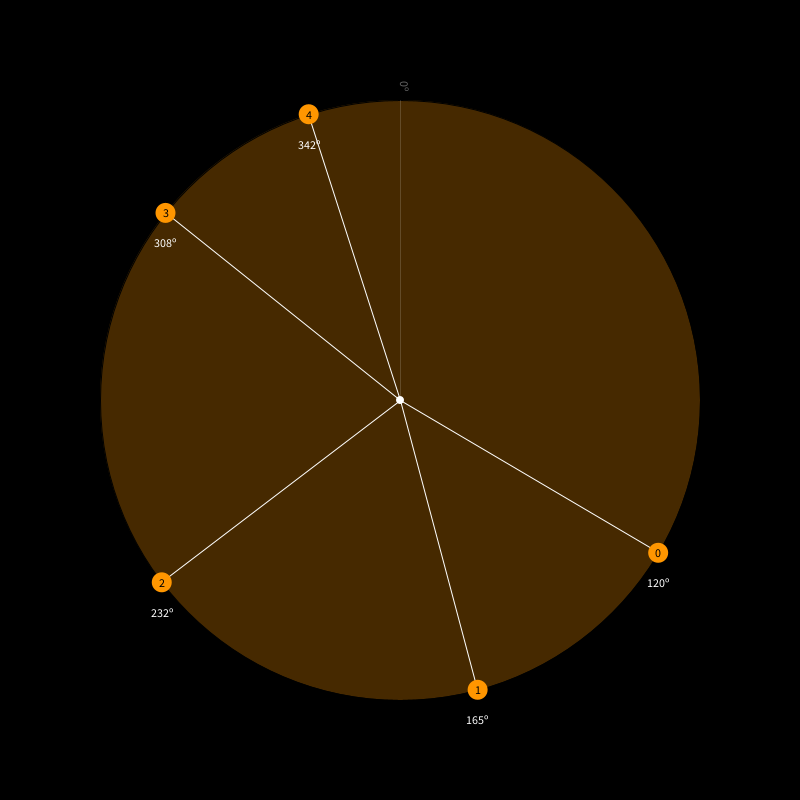
Frame 1 (no input)
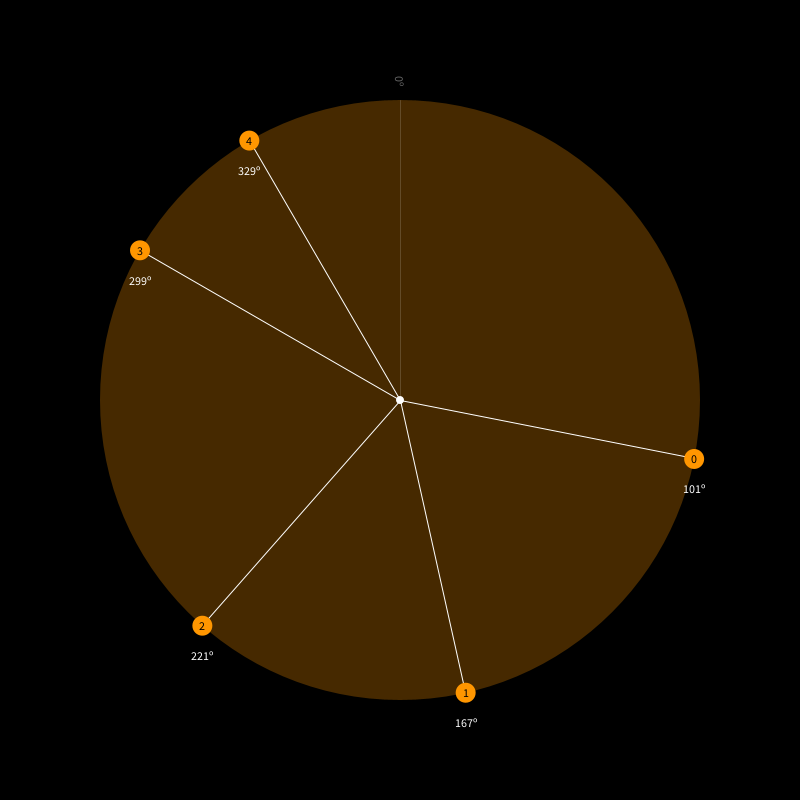
Frame 60 (the mouse pressed at the canvas centre just before this capture)
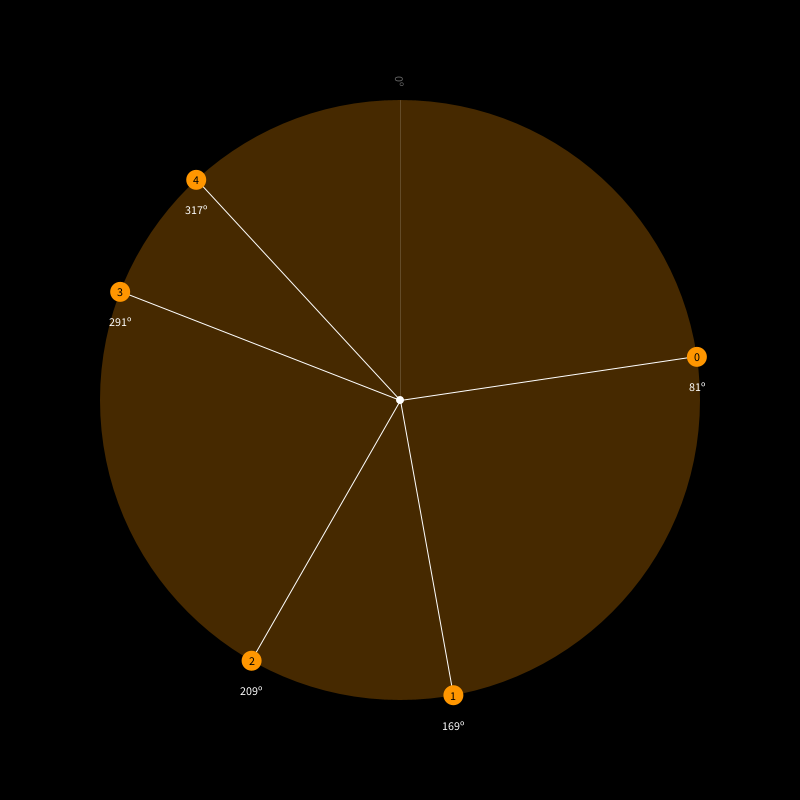
Frame 120 (the mouse held since frame 60 and released just before this capture)

The Processing sketch that drew these frames (run headless with seeded random() and noise(); from frame 60 on, the mouse is pressed at the canvas centre):

// Processing sketch: SortObjectsClockwiseAroundCenter
// ── SortObjectsClockwiseAroundCenter.pde

import java.util.*;  // import Collections, Comparator, etc for sorting ArrayList

/*
SORT OBJECTS CLOCKWISE AROUND CENTER
Jeff Thompson | 2013 | www.jeffreythompson.org

Sorts an ArrayList of objects by their angle from a point in clockwise order.
*/

int radius = 300;                // radius of the circle
int numBalls = 5;                // how many balls to draw
float angleOffset = HALF_PI;     // offset for 0º in radians, 0 puts 0º at right side, HALF_PI allows 12 o'clock to be 0º

int ctrX, ctrY;                                   // center of screen (angle is measured from this point
ArrayList<Ball> balls = new ArrayList<Ball>();    // store objects in ArrayList (allows us to remove items as needed more easily)

void setup() {

  // basic setup
  size(800, 800);
  ctrX = width/2;
  ctrY = height/2;

  // create balls
  for (int i=0; i<numBalls; i++) {
    balls.add(new Ball());
  }
}

void draw() {
  
  // draw some basic graphics for the display
  background(0);
  fill(255,150,0, 70);
  ellipse(width/2,height/2, radius*2, radius*2);      // large circle
  
  stroke(255, 40);
  pushMatrix();                                       // popMatrix() to rotate 0º line based on angleOffset
  translate(width/2,height/2);
  rotate(angleOffset);
  line(0,0, -radius,0);                                // 0º line
  noStroke();
  fill(100);
  text("0º", -radius-20, 0);                           // 0º label
  popMatrix();
  
  fill(255);
  ellipse(width/2,height/2, 8,8);                      // center circle
  
  // update sorted order, update angle/position and display balls
  updateOrder();
  for (int i=balls.size()-1; i>=0; i--) {    // iterate by i so we can pass the order of balls to the display
    Ball b = balls.get(i);                   // retrieve from the ArrayList
    b.update();                              // update position and angle
    b.display(i);                            // pass order to display 
  }
}

// a function to do the actual sorting - placed here for 
// cleaninless and reusability; to sort by floats, you still must
// convert them to an integer (which doesn't work well for radians
// since they are from 0 to approx 6, which makes for lots of rounding
// errors - we convert to degrees instead...)
void updateOrder() {
  Collections.sort(balls, new Comparator<Ball>() {
    @Override public int compare(Ball ball1, Ball ball2) {
      return int(ball1.getAngleInDegrees() - ball2.getAngleInDegrees());
      
      // swap ball1 and ball2 to sort counter-clockwise!
      // return int(ball2.getAngleInDegrees() - ball1.getAngleInDegrees());
    }
  }
  );
}

class Ball {
  float x, y;
  float angle;
  float speed;

  Ball () {
    angle = random(0, TWO_PI);
    speed = random(-0.007, 0.007);
  }

  void display(int order) {
    stroke(255);
    line(width/2,height/2, x,y);
    
    fill(255, 150, 0);
    noStroke();
    ellipse(x, y, 20, 20);
    
    textAlign(CENTER, CENTER);
    fill(0);
    text(order, x, y);
    fill(255);
    text(getAngleInDegrees() + "º", x, y+30);
  }

  void update() {
    angle += speed;                     // increment angle by speed
    if (angle > TWO_PI) {               // if we've passed all the way around, reset angle to 0
      angle = 0;
    }
    else if (angle < 0) {               // reset other direction
      angle = TWO_PI;
    }
    x = width/2 + cos(angle-angleOffset)*radius;    // find x/y position using cos/sin
    y = height/2 + sin(angle-angleOffset)*radius;   // angleOffset allows us to set any angle as 0º!
  }
  
  int getAngleInDegrees() {
    return int(degrees(angle));         // returns int of angle for sorting
  }
}
